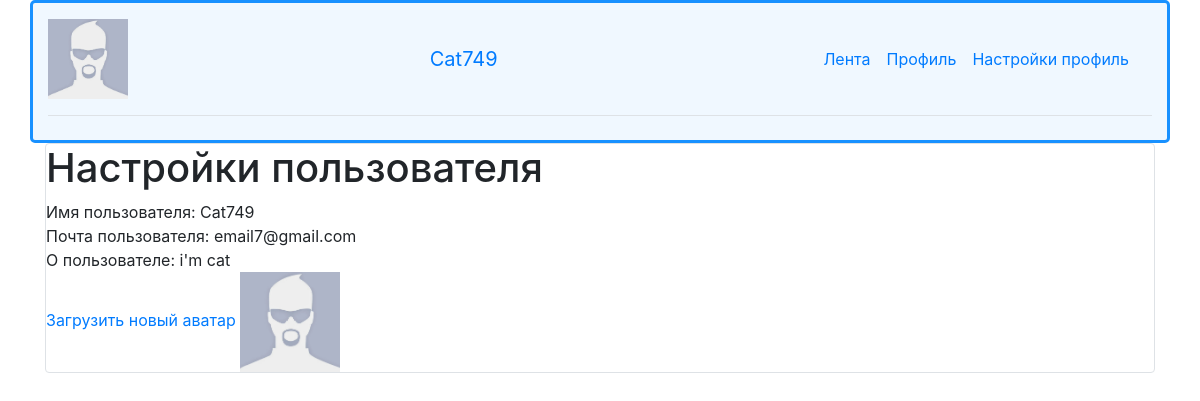
Page /profile_settings (signed in) on the committed database.
### data/users.py (models this page shows, shortened)
class User(SqlAlchemyBase, UserMixin):
    __tablename__ = 'users'
    id = sqlalchemy.Column(sqlalchemy.Integer,
                           primary_key=True, autoincrement=True)
    name = sqlalchemy.Column(sqlalchemy.String, nullable=True)
    about = sqlalchemy.Column(sqlalchemy.String, nullable=True)
    email = sqlalchemy.Column(sqlalchemy.String,
                              index=True, unique=True, nullable=True)
    hashed_password = sqlalchemy.Column(sqlalchemy.String, nullable=True)
    created_date = sqlalchemy.Column(sqlalchemy.DateTime,
                                     default=datetime.datetime.now)
    avatar = sqlalchemy.Column(sqlalchemy.String, nullable=True)
    news = orm.relationship("News", back_populates='user')

### main.py (the view)
@app.route("/profile_settings")
def profile_settings():  # вкладка профиля
    db_sess = db_session.create_session()
    if not current_user.is_authenticated:
        error_ = 101
        return redirect(f"/error/{error_}")
    return render_template("profile_settings.html")

### data/db_session.py (called while the page is built)
def create_session() -> Session:
    global __factory
    return __factory()

### main.py (called while the page is built)
@login_manager.user_loader
def load_user(user_id):
    db_sess = db_session.create_session()
    return db_sess.query(User).get(user_id)

### templates/profile_settings.html (shortened to what this page needs)
{% extends "base.html" %}
{% block content %}
<div class="col-md6 border rounded">
    <h1>Настройки пользователя</h1>
    <span>Имя пользователя: {{ current_user.name }}</span><br>
    <span>Почта пользователя: {{ current_user.email }}</span><br>
    <span>О пользователе: {{ current_user.about }}</span><br>
    <a href="/upload">Загрузить новый аватар</a>
    {% if not current_user.avatar %}
    <img src="static/empty_avatar.jpg", alt="если вы это читаете то знайте - все сломалось. удачи!" height="100" width="100">
    {% else %}
    <img src="static/users_files/{{current_user.avatar}}", alt="если вы это читаете то знайте - все сломалось. удачи!" height="100" width="100">
    {% endif %}
</div>
{% endblock %}

### templates/base.html (shortened to what this page needs)
<!doctype html>
<html lang="en">
<head>
    <link rel="stylesheet"
          href="https://stackpath.bootstrapcdn.com/bootstrap/4.4.1/css/bootstrap.min.css"
>
</head>
<body>
<header>
    <div class="container" style="background-color: #F0F8FF; border:#1891FF solid; ">
        <header class="d-flex flex-wrap align-items-center justify-content-center justify-content-md-between py-3 mb-4 border-bottom">
            {% if current_user.is_authenticated %}
                {% if current_user.avatar == None %}
                    <img src="static/empty_avatar.jpg" height="80" width="80">
                {% else %}
                    <img src="static/users_files/{{current_user.avatar}}" alt="avatar" height="80" width="80">
                {% endif %}
                <a class="navbar-brand" href="/logout">{{ current_user.name }}</a>
            {% endif %}
            <ul class="nav col-12 col-md-auto mb-2 justify-content-center mb-md-0">
            <li><a href="/" class="nav-link px-2 link-secondary">Лента</a></li>
            <li><a href="/profile" class="nav-link px-2">Профиль</a></li>
            <li><a href="/profile_settings" class="nav-link px-2">Настройки профиль</a></li>
        </header>
    </div>
</header>
<main role="main" class="container">
    {% block content %}{% endblock %}
</main>
</body>
</html>

### templates/base.html (style rules this page uses)
body { background: url(https://img.freepik.com/free-photo/white-concrete-wall_53876-92803.jpg?w=1380&t=st=1681221851~exp=1681222451~hmac=b56127937686b29879128f878f829b32c23de93e679daa4056adbcf6740c8b92); background-color: #AAABB8 background-repeat: repeat-x; background-repeat: repeat-y; background-size: 100%; }

### templates/profile_settings.html (style rules this page uses)
div { background: white; border: solid gray; border-radius: 5px; }

### rows in the picture
User: name "Cat749", email "email7@gmail.com", about "i'm cat"
